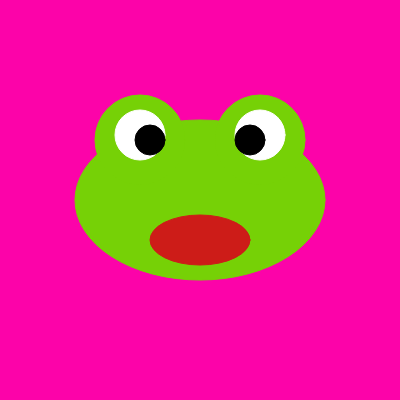
Frame 1 (no input)
Frame 60 (no input): identical to frame 1, image omitted
Frame 120 (the mouse pressed at the canvas centre since frame 60): identical to frame 1, image omitted

The p5.js sketch that drew this single still picture (run headless with seeded random() and noise() and a simulated clock; from frame 60 on, the mouse is pressed at the canvas centre):

// p5.js sketch
// ── sketch.js
let c;

function setup() {
  createCanvas(400, 400);
  c = color (118, 209, 6)
}

function draw() {
  background(252, 3, 169);
  // Face
  // x, y, width, height
  fill(c)
  stroke(c)
  ellipse(200, 200, 250, 160)

  fill(c)
  stroke(c)
  ellipse(140, 140, 90, 90)

  fill(c)
  stroke(c)
  ellipse(260, 140, 90, 90)

  // Eyes
  fill(255)
  stroke(255)
  ellipse(260, 135, 50, 50)

  fill(0)
  stroke(0)
  ellipse(250, 140, 30, 30)
  
  fill(255)
  stroke(255)
  ellipse(140, 135, 50, 50)
  
  fill(0)
  stroke(0)
  ellipse(150, 140, 30, 30)

  // Mouth
  fill(205,28,24)
  stroke(205,28,24)
  ellipse(200, 240, 100, 50)
  
}
